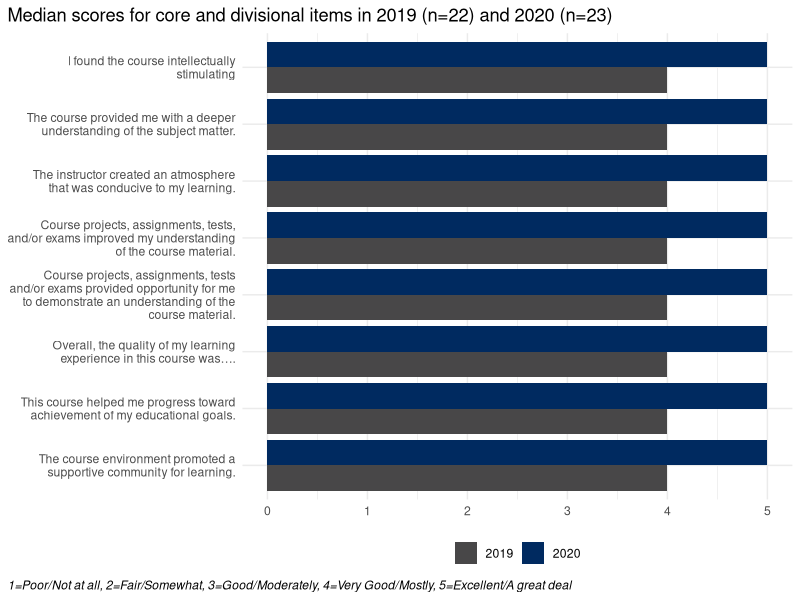

Source code (R): (Note: this script raises an error after producing the figure.)
## ---- chunk 1
library(tidyverse)
data <- tribble(~number, ~question, ~rating, ~year,
                1, "I found the course intellectually stimulating", 4, "2019",
                1, "I found the course intellectually stimulating", 5, "2020",
                2, "The course provided me with a deeper understanding of the subject matter.", 4, "2019",
                2, "The course provided me with a deeper understanding of the subject matter.", 5, "2020",
                3, "The instructor created an atmosphere that was conducive to my learning.", 4, "2019",
                3, "The instructor created an atmosphere that was conducive to my learning.", 5, "2020",
                4, "Course projects, assignments, tests, and/or exams improved my understanding of the course material.", 4, "2019",
                4, "Course projects, assignments, tests, and/or exams improved my understanding of the course material.", 5, "2020",
                5, "Course projects, assignments, tests and/or exams provided opportunity for me to demonstrate an understanding of the course material.", 4, "2019",
                5, "Course projects, assignments, tests and/or exams provided opportunity for me to demonstrate an understanding of the course material.", 5, "2020",
                6, "Overall, the quality of my learning experience in this course was….", 4, "2019",
                6, "Overall, the quality of my learning experience in this course was….", 5, "2020",
                9, "This course helped me progress toward achievement of my educational goals.", 4, "2019",
                9, "This course helped me progress toward achievement of my educational goals.", 5, "2020",
                10, "The course environment promoted a supportive community for learning.", 4, "2019",
                10, "The course environment promoted a supportive community for learning.", 5, "2020",
                )
plot <- data %>%
ggplot(aes(y=reorder(question, -number), x=rating, fill = year) ) +
geom_col(position="dodge") +
scale_fill_manual(values = c("#484748", "#002a60")) +
theme_minimal() +
theme(legend.position="bottom",
legend.title = element_blank(),
axis.title.y=element_blank(),
axis.title.x=element_blank(),
plot.caption = element_text(hjust = 0, face= "italic"),
        plot.title.position = "plot",
        plot.caption.position =  "plot"
)+
scale_y_discrete(labels = function(x) str_wrap(x, width = 40))+
labs(caption= "1=Poor/Not at all, 2=Fair/Somewhat, 3=Good/Moderately, 4=Very Good/Mostly, 5=Excellent/A great deal",
    title="Median scores for core and divisional items in 2019 (n=22) and 2020 (n=23)")

ggsave(plot, filename='eval.svg', device= "svg")
## ---- chunk 2
knitr::include_graphics('eval.svg')
